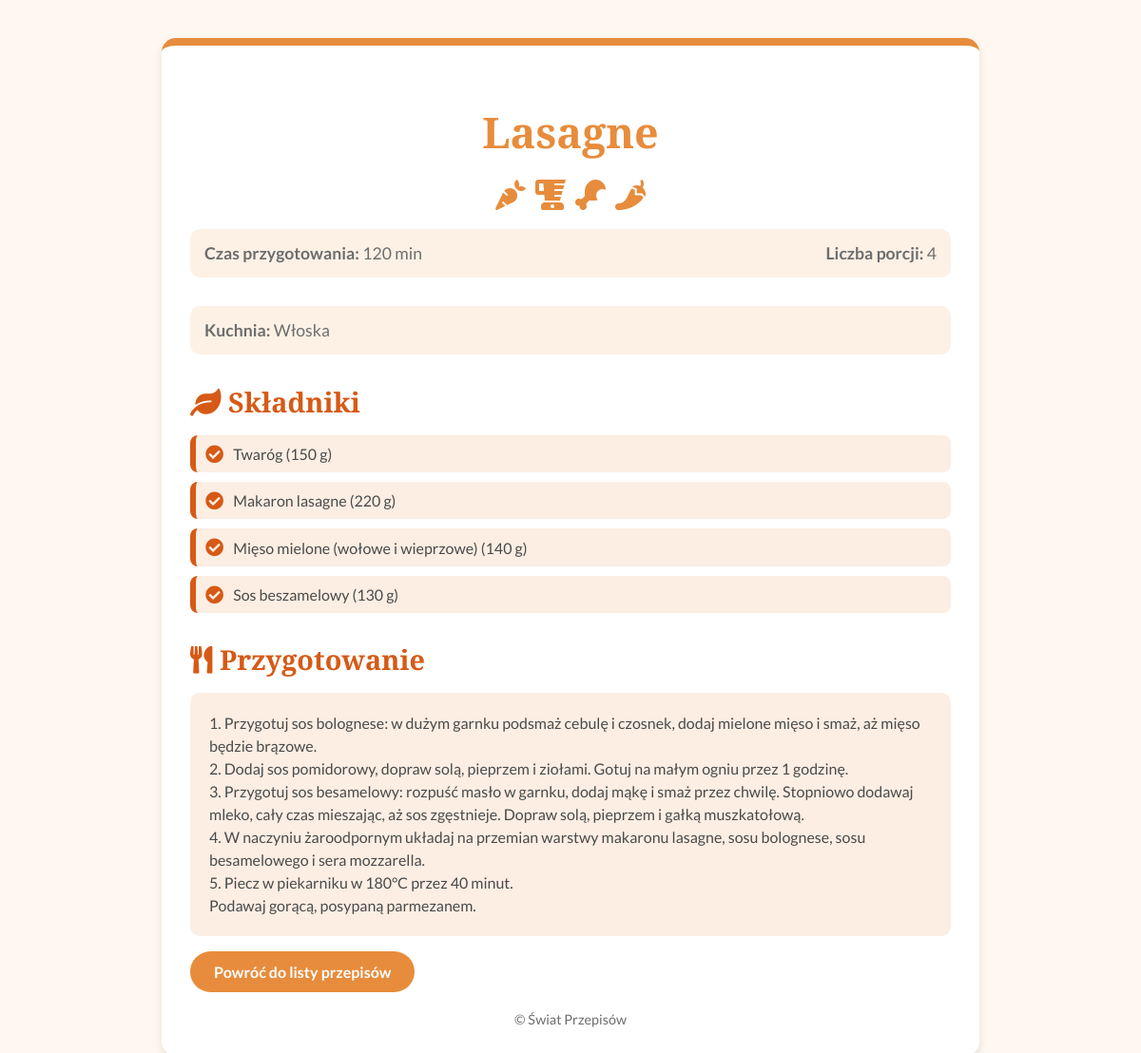
Screenshot of /przepisy/39/ with the database file from the repository.
### folder_aplikacji/models.py (models this page shows, shortened)
class Przepis(models.Model):
    DIFFICULTY_LEVELS = (
        ('P', 'PROSTY'),
        ('S', 'ŚREDNI'),
        ('T', 'TRUDNY'),
    )
    tytul = models.CharField(max_length=100, blank=False, null=False)
    opis = models.TextField(blank=False, null=False)
    difficulty_levels = models.CharField(max_length=1, choices=DIFFICULTY_LEVELS, default=DIFFICULTY_LEVELS[0][0])
    kuchnia = models.ForeignKey('Kuchnia', on_delete=models.SET_NULL, null=True, blank=True, related_name="przepisy")
    skladniki = models.ManyToManyField('Skladnik', through='PrzepisSkladnik', related_name="przepisy", blank=True)
    instrukcje = models.TextField(blank=False, null=False)
    czas_przygotowania = models.PositiveIntegerField(help_text="Czas przygotowania w minutach", null=True, blank=True)
    czas_gotowania = models.PositiveIntegerField(help_text="Czas gotowania w minutach", null=True, blank=True)
    porcje = models.PositiveIntegerField(null=True, blank=True)
    autor = models.ForeignKey(User, on_delete=models.SET_NULL, null=True, blank=True, related_name="przepisy")
    data_utworzenia = models.DateTimeField(auto_now_add=True)
    data_aktualizacji = models.DateTimeField(auto_now=True)
    kategoria = models.CharField(max_length=100, blank=True, null=True)

class Kuchnia(models.Model):
    nazwa = models.CharField(max_length=100, unique=True)
    opis = models.TextField(blank=True, null=True)

class PrzepisSkladnik(models.Model):
    przepis = models.ForeignKey(Przepis, on_delete=models.CASCADE)
    skladnik = models.ForeignKey(Skladnik, on_delete=models.CASCADE)
    ilosc = models.CharField(max_length=100, help_text="Ilość składnika (np. 2 łyżki)")

class Skladnik(models.Model):
    nazwa = models.CharField(max_length=100, unique=True)
    opis = models.TextField(blank=True, null=True)
    weganin = models.BooleanField(default=True)
    bezglutenowe = models.BooleanField(default=True)

### folder_aplikacji/views.py (the view)
# urls.py: path('przepisy/<int:pk>/', views.przepis_detail_html, name='przepis-detail-html'),  # URL do szczegółów przepisu
def przepis_detail_html(request, pk):
    przepis = Przepis.objects.get(pk=pk)
    przepisy_skladniki = PrzepisSkladnik.objects.filter(przepis=przepis)
    return render(request, 'przepis_detail.html', {'przepis': przepis, 'przepisy_skladniki': przepisy_skladniki})

### folder_aplikacji/templates/przepis_detail.html (shortened to what this page needs)
<!DOCTYPE html>
<html lang="pl">
<head>
    <link href="https://cdnjs.cloudflare.com/ajax/libs/font-awesome/5.15.4/css/all.min.css" rel="stylesheet">
</head>
<body>
    <div class="container">
        <h1>{{ przepis.tytul }}</h1>
        <div class="icon-group">
            <i class="fas fa-carrot"></i>
            <i class="fas fa-blender"></i>
            <i class="fas fa-drumstick-bite"></i>
            <i class="fas fa-pepper-hot"></i>
        </div>
        <div class="details">
            <div><strong>Czas przygotowania:</strong> {{ przepis.czas_przygotowania }} min</div>
            <div><strong>Liczba porcji:</strong> {{ przepis.porcje }}</div>
        </div>
        <div class="details">
            <div><strong>Kuchnia:</strong> {{ przepis.kuchnia.nazwa }}</div>
        </div>
        <h3><i class="fas fa-leaf"></i> Składniki</h3>
        <ul>
            {% for przep_skladnik in przepisy_skladniki %}
                <li><i class="fas fa-check-circle"></i> {{ przep_skladnik.skladnik.nazwa }} ({{ przep_skladnik.ilosc }})</li>
            {% empty %}
                <li><i class="fas fa-exclamation-circle"></i> Brak składników</li>
            {% endfor %}
        </ul>
        <h3><i class="fas fa-utensils"></i> Przygotowanie</h3>
        <pre>{{ przepis.instrukcje|safe }}</pre>
        <a href="{% url 'przepis-list-html' %}" class="btn-secondary mt-4">Powróć do listy przepisów</a>
        <footer>&copy; {{ now.year }} Świat Przepisów</footer>
    </div>
</body>
</html>

### folder_aplikacji/templates/przepis_detail.html (style rules this page uses)
body { font-family: 'Lato', sans-serif; background-color: #fff8f0; color: #4a4a4a; margin: 0; padding: 0; }
.container { max-width: 800px; background-color: #ffffff; border-radius: 15px; box-shadow: 0 4px 10px rgba(0, 0, 0, 0.1); padding: 30px; margin: 40px auto; border-top: 8px solid #e78c3c; }
h1 { font-family: 'Playfair Display', serif; font-size: 2.8rem; color: #e78c3c; text-align: center; margin-bottom: 20px; }
.details { display: flex; justify-content: space-between; font-size: 1.1rem; color: #6d6d6d; margin-bottom: 30px; background-color: #fdf1e6; padding: 15px; border-radius: 10px; }
h3 { font-family: 'Playfair Display', serif; font-size: 1.8rem; color: #d65a16; margin-bottom: 15px; }
ul { list-style: none; padding: 0; }
li { background-color: #fceee3; border-left: 6px solid #d65a16; padding: 10px; margin-bottom: 10px; border-radius: 8px; display: flex; align-items: center; gap: 10px; }
li i { color: #d65a16; font-size: 1.2rem; }
pre { background-color: #fceee3; padding: 20px; border-radius: 10px; white-space: pre-wrap; word-wrap: break-word; font-family: 'Lato', sans-serif; line-height: 1.5; }
.btn-secondary { display: inline-block; padding: 12px 25px; background-color: #e78c3c; color: #ffffff; text-decoration: none; border-radius: 30px; font-weight: bold; transition: background-color 0.3s ease; font-size: 1rem; }
footer { text-align: center; margin-top: 20px; font-size: 0.9rem; color: #6d6d6d; }
.icon-group { display: flex; gap: 10px; justify-content: center; margin-bottom: 20px; }
.icon-group i { font-size: 2rem; color: #e78c3c; }

### rows the page displays
Przepis: tytul "Lasagne", czas_przygotowania "120", porcje "4", kuchnia.nazwa "Włoska", instrukcje "1. Przygotuj sos bolognese: w dużym garnku podsmaż cebulę i czosnek, dodaj mielone mięso i smaż, aż mięso będzie brązowe. 2. Dodaj sos pomidorowy, dopraw solą, pieprzem i ziołami. Gotuj na małym ogniu przez 1 godzinę. 3. Przygotuj sos besamelowy: rozpuść masło w garnku, dodaj mąkę i smaż przez chwilę. Stopniowo dodawaj mleko, cały czas mieszając, aż sos zgęstnieje. Dopraw solą, pieprzem i gałką muszkatołową. 4. W naczyniu żaroodpornym układaj na przemian warstwy makaronu lasagne, sosu bolognese, sosu besamelowego i sera mozzarella. 5. Piecz w piekarniku w 180°C przez 40 minut. Podawaj gorącą, posypaną parmezanem."
PrzepisSkladnik: skladnik.nazwa "Twaróg", ilosc "150 g"
PrzepisSkladnik: skladnik.nazwa "Makaron lasagne", ilosc "220 g"
PrzepisSkladnik: skladnik.nazwa "Mięso mielone (wołowe i wieprzowe)", ilosc "140 g"
PrzepisSkladnik: skladnik.nazwa "Sos beszamelowy", ilosc "130 g"
